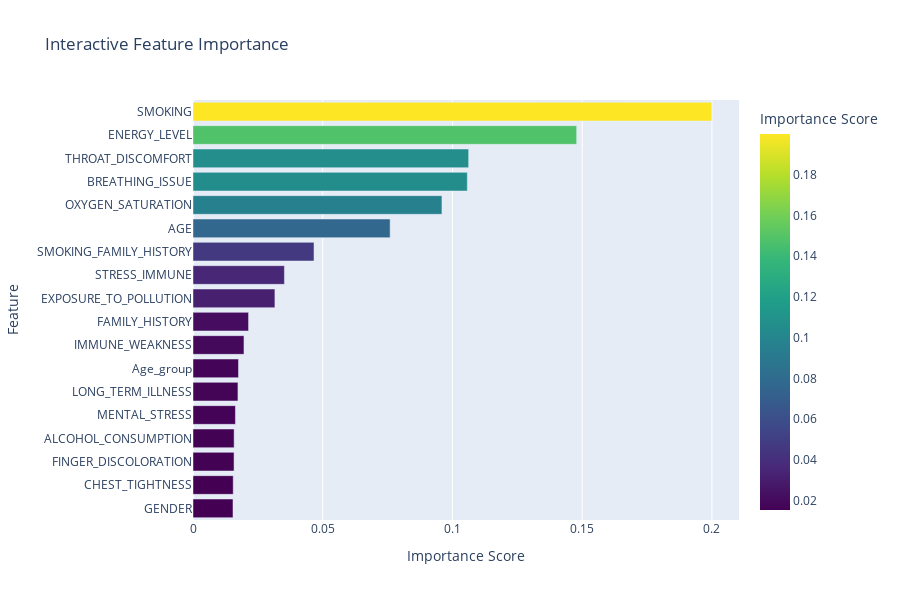

Write notebook code for a chart like this one.
### Code cell
#interactive feature importance

fig = px.bar(
    feat_importances,
    x='Importance',
    y='Feature',
    orientation='h',
    title='Interactive Feature Importance',
    labels={'Importance':'Importance Score', 'Feature':'Feature'},
    color='Importance',
    color_continuous_scale='Viridis',
    height=600
)

fig.update_layout(yaxis={'categoryorder':'total ascending'})
fig.show()

### Figure 1 — Plotly figure (JSON) as saved in the notebook; plotly's stock layout.template omitted (floating-point values rounded to 4 significant figures)
{"data": [{"hovertemplate": "Importance Score=%{marker.color}<br>Feature=%{y}<extra></extra>", "legendgroup": "", "marker": {"color": [0.1999, 0.1479, 0.1062, 0.1057, 0.09595, 0.07597, 0.04664, 0.03524, 0.03158, 0.02141, 0.01965, 0.01754, 0.01732, 0.01636, 0.01585, 0.01582, 0.0155, 0.01542], "coloraxis": "coloraxis", "pattern": {"shape": ""}}, "name": "", "orientation": "h", "showlegend": false, "textposition": "auto", "type": "bar", "x": [0.1999, 0.1479, 0.1062, 0.1057, 0.09595, 0.07597, 0.04664, 0.03524, 0.03158, 0.02141, 0.01965, 0.01754, 0.01732, 0.01636, 0.01585, 0.01582, 0.0155, 0.01542], "xaxis": "x", "y": ["SMOKING", "ENERGY_LEVEL", "THROAT_DISCOMFORT", "BREATHING_ISSUE", "OXYGEN_SATURATION", "AGE", "SMOKING_FAMILY_HISTORY", "STRESS_IMMUNE", "EXPOSURE_TO_POLLUTION", "FAMILY_HISTORY", "IMMUNE_WEAKNESS", "Age_group", "LONG_TERM_ILLNESS", "MENTAL_STRESS", "ALCOHOL_CONSUMPTION", "FINGER_DISCOLORATION", "CHEST_TIGHTNESS", "GENDER"], "yaxis": "y"}], "layout": {"barmode": "relative", "coloraxis": {"colorbar": {"title": {"text": "Importance Score"}}, "colorscale": [[0, "#440154"], [0.1111, "#482878"], [0.2222, "#3e4989"], [0.3333, "#31688e"], [0.4444, "#26828e"], [0.5556, "#1f9e89"], [0.6667, "#35b779"], [0.7778, "#6ece58"], [0.8889, "#b5de2b"], [1, "#fde725"]]}, "height": 600, "legend": {"tracegroupgap": 0}, "title": {"text": "Interactive Feature Importance"}, "xaxis": {"anchor": "y", "domain": [0, 1], "title": {"text": "Importance Score"}}, "yaxis": {"anchor": "x", "categoryorder": "total ascending", "domain": [0, 1], "title": {"text": "Feature"}}}}
